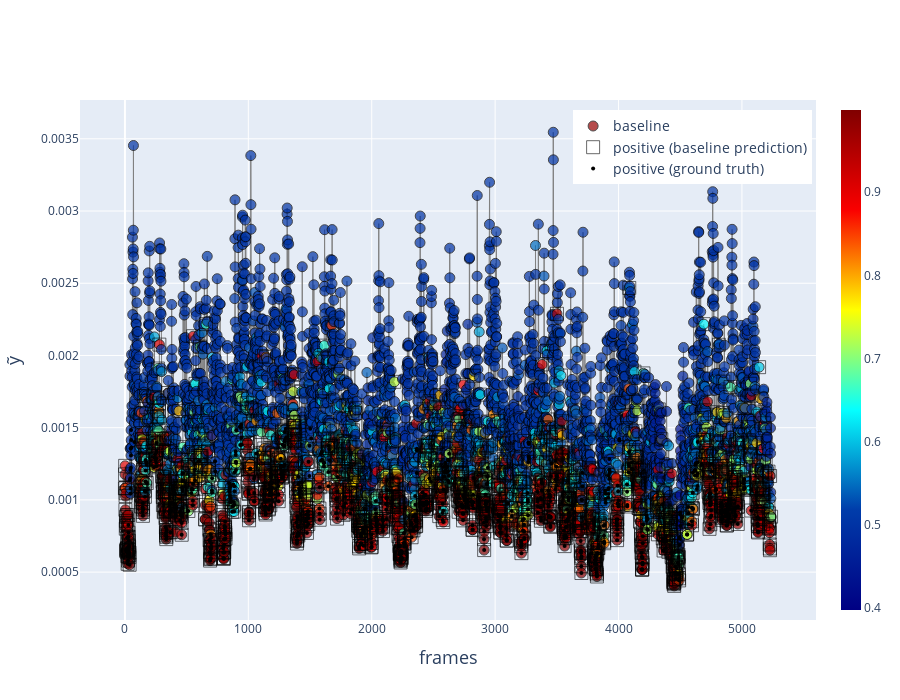

Notebook code cell kept with this figure:
### Code cell
# plot ytilde timeseries with Y_pred_baseline visualized

Y_tilde = np.load(r'D:\Datasets\Fish\processed\targets\test\Y_tilde.npy')
Y_label = np.load(r'D:\Datasets\Fish\processed\targets\test\Y_label.npy')
Y_pred_baseline = np.load(r'D:\Datasets\Fish\processed\targets\test\Y_pred_baseline.npy')
Y_pred_baseline = np.squeeze(Y_pred_baseline)

Y_tilde = crop_to_valid_range(Y_tilde, n, h)
Y_label = crop_to_valid_range(Y_label, n, h)
Y_pred_baseline = crop_to_valid_range(Y_pred_baseline, n, h)

y_baseline = Y_pred_baseline > 0.60378 # threshold maximizing youdens index
x = np.arange(0, len(Y_label), 1)


fig = go.Figure()

fig.add_trace(go.Scatter(name='ytilde',
                         x=x, y=Y_tilde,
                         mode='lines',

                         line=dict(
                             width=1,
                             color='gray'
                         ),
                         showlegend=False

                         ))


fig.add_trace(go.Scatter(name='baseline',
                         x=x, y=Y_tilde,
                         mode='markers',

                         marker=dict(
                             color=Y_pred_baseline,
                             size=10,
                             opacity=0.7,
                             colorscale="Jet",
                             colorbar=dict(thickness=20),
                             line=dict(
                                 color='black',
                                 width=1
                             )
                         ),

                         ))


fig.add_trace(go.Scatter(name='positive (baseline prediction)',
                         x=x[y_baseline == 1], y=Y_tilde[y_baseline == 1],
                         mode='markers',

                         marker=dict(
                             color='rgba(0, 206, 0, 0.0)',
                             size=13,
                             opacity=0.99,
                             symbol = 'square',
                             colorscale="Jet",
                             line=dict(
                                 color='black',
                                 width=0.6
                             )
                         ),

                         ))

fig.add_trace(go.Scatter(name='positive (ground truth)',
                         x=x[Y_label == 1], y=Y_tilde[Y_label == 1],
                         mode='markers',

                         marker=dict(
                             size=4,
                             color='black'
                         ),

                         ))

fig.update_layout(
    width=900,
    height=700,

    legend=dict(
        yanchor="top",
        y=0.98,
        xanchor="left",
        x=0.67,
        font_size=14
    ),
    xaxis=dict(title_text='frames', title_font_size=18),
    yaxis=dict(title_text='\u1EF9', title_font_size=18)

)

fig.show()

### Figure 1 — Plotly figure (JSON) as saved in the notebook; plotly's stock layout.template omitted (floating-point values rounded to 4 significant figures; data arrays with more than 128 entries replaced by an {"elided": "..."} marker saying what was removed)
{"data": [{"line": {"color": "gray", "width": 1}, "mode": "lines", "name": "ytilde", "showlegend": false, "type": "scatter", "x": {"elided": "5237 int values"}, "y": {"elided": "5237 float values"}}, {"marker": {"color": {"elided": "5237 float values"}, "colorbar": {"thickness": 20}, "colorscale": [[0, "rgb(0,0,131)"], [0.2, "rgb(0,60,170)"], [0.4, "rgb(5,255,255)"], [0.6, "rgb(255,255,0)"], [0.8, "rgb(250,0,0)"], [1, "rgb(128,0,0)"]], "line": {"color": "black", "width": 1}, "opacity": 0.7, "size": 10}, "mode": "markers", "name": "baseline", "type": "scatter", "x": {"elided": "5237 int values"}, "y": {"elided": "5237 float values"}}, {"marker": {"color": "rgba(0, 206, 0, 0.0)", "colorscale": [[0, "rgb(0,0,131)"], [0.2, "rgb(0,60,170)"], [0.4, "rgb(5,255,255)"], [0.6, "rgb(255,255,0)"], [0.8, "rgb(250,0,0)"], [1, "rgb(128,0,0)"]], "line": {"color": "black", "width": 0.6}, "opacity": 0.99, "size": 13, "symbol": "square"}, "mode": "markers", "name": "positive (baseline prediction)", "type": "scatter", "x": {"elided": "1962 int values"}, "y": {"elided": "1962 float values"}}, {"marker": {"color": "black", "size": 4}, "mode": "markers", "name": "positive (ground truth)", "type": "scatter", "x": {"elided": "828 int values"}, "y": {"elided": "828 float values"}}], "layout": {"height": 700, "legend": {"font": {"size": 14}, "x": 0.67, "xanchor": "left", "y": 0.98, "yanchor": "top"}, "width": 900, "xaxis": {"title": {"font": {"size": 18}, "text": "frames"}}, "yaxis": {"title": {"font": {"size": 18}, "text": "ỹ"}}}}
